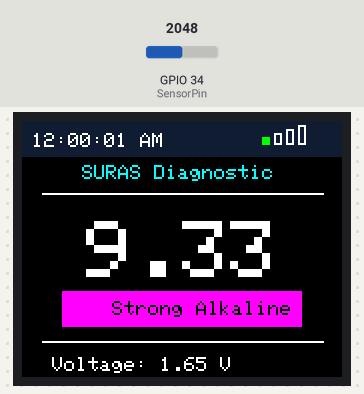
A sketch run on a simulated ESP32. Parts: 160×128 colour display. The test bench sets the inputs (shaded band); at power-on: GPIO 34 (SensorPin) = 2048 (analog values on the 0–4095 scale). EEPROM starts erased; what the sketch prints to the serial monitor is not drawn.

Above: at 1.4 s.
1.5 s: GPIO 34 (SensorPin) set to 3018
At 3.4 s:
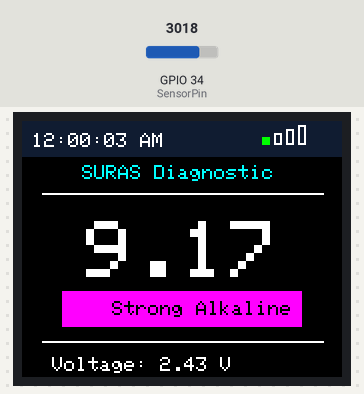
3.5 s: GPIO 34 (SensorPin) set to 3052
At 5.84 s:
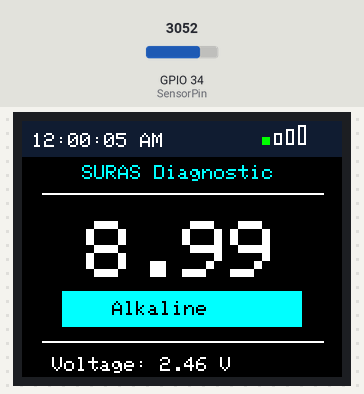
6.5 s: GPIO 34 (SensorPin) set to 3351
At 7.8 s:
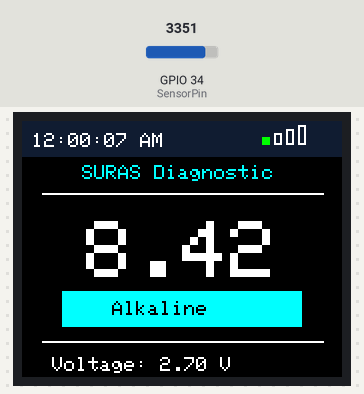
9.5 s: GPIO 34 (SensorPin) set to 3461
At 11.7 s:
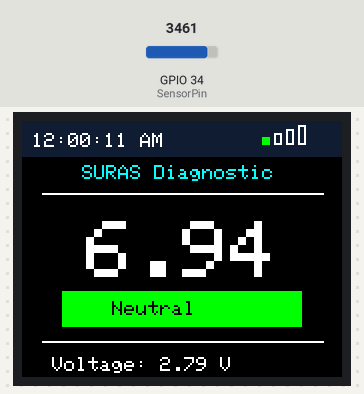
12.5 s: GPIO 34 (SensorPin) set to 4095
At 15.8 s:
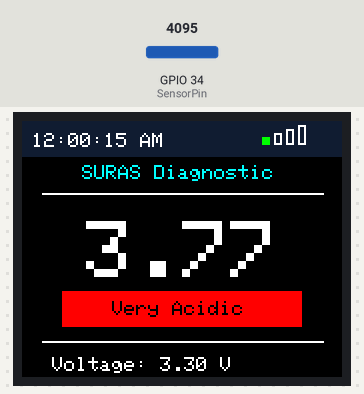
Timing chart, 0 to 16.5 s (numbered marks = the images above; inputs shaded):
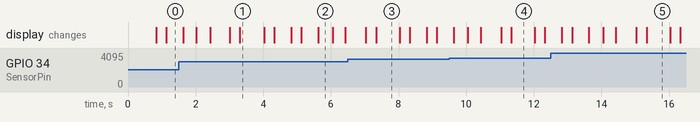

The sketch:

PH_Auto_Calibrate.ino
```cpp
#include <WiFi.h>
#include <WebServer.h>
#include <Preferences.h>
#include <Adafruit_GFX.h>
#include <Adafruit_ST7735.h>
#include <SPI.h>

#define SensorPin 34
#define TFT_CS   5
#define TFT_RST  4
#define TFT_DC   2

Adafruit_ST7735 tft = Adafruit_ST7735(TFT_CS, TFT_DC, TFT_RST);
WebServer server(80);
Preferences prefs;

// WiFi AP
const char* ssidAP = "SURAS_Device";
const char* passAP = "12345678";

// Calibration (default fallback)
float slope = -7.24;
float intercept = 26.7;

// Voltage reference (measure for accuracy)
float vRef = 3.3;

// Calibration temp values
float calVolt7 = 0;
float calVolt4 = 0;
bool cal7_done = false;
bool cal4_done = false;

// Web theme
bool webDark = true;

// Time
int hours=0, minutes=0, seconds=0;
bool isPM=false;
unsigned long lastClock=0;

// Cache
float lastPH=-1;
float lastVolt=-1;

unsigned long sensorTimer=0;
const int sensorInterval=800;

// ================= SENSOR =================
float readVoltage(){
  long total=0;
  for(int i=0;i<30;i++){
    total+=analogRead(SensorPin);
    delayMicroseconds(300);
  }
  float avg=total/30.0;
  return (avg * vRef) / 4095.0;
}

float readPH(float v){
  return slope*v + intercept;
}

// smoothing
float smoothPH(float newPH){
  static float prevPH = 7.0;
  float smoothed = (prevPH * 0.7) + (newPH * 0.3);
  prevPH = smoothed;
  return smoothed;
}

String phStatus(float pH){
  if (pH < 4) return "Very Acidic";
  else if (pH < 6.5) return "Acidic";
  else if (pH <= 7.5) return "Neutral";
  else if (pH < 9) return "Alkaline";
  else return "Strong Alkaline";
}

// ================= CALIBRATION =================
void saveCalibration(){
  prefs.putFloat("slope", slope);
  prefs.putFloat("intercept", intercept);
  Serial.println("Calibration Saved!");
}

void calculateCalibration(){
  if(cal7_done && cal4_done){
    slope = (7.0 - 4.0) / (calVolt7 - calVolt4);
    intercept = 7.0 - slope * calVolt7;

    saveCalibration();

    Serial.println("New Calibration:");
    Serial.print("Slope: "); Serial.println(slope);
    Serial.print("Intercept: "); Serial.println(intercept);
  }
}

// ================= UI =================
void drawBase(){
  tft.fillScreen(ST77XX_BLACK);
  tft.fillRect(0,0,160,18,tft.color565(20,30,50));

  tft.setTextSize(1);
  tft.setTextColor(ST77XX_CYAN);
  tft.setCursor(30,22);
  tft.print("SURAS Diagnostic");

  tft.drawLine(10,36,150,36,ST77XX_WHITE);
  tft.drawLine(10,110,150,110,ST77XX_WHITE);
}

void centerText(String text,int y,int size,uint16_t color){
  tft.setTextSize(size);
  tft.setTextColor(color);
  int16_t x1,y1; uint16_t w,h;
  tft.getTextBounds(text,0,0,&x1,&y1,&w,&h);
  tft.setCursor((160-w)/2,y);
  tft.print(text);
}

// ================= CLOCK =================
void updateClock(){
  if(millis()-lastClock>=1000){
    lastClock=millis();
    seconds++;
    if(seconds>=60){seconds=0;minutes++;}
    if(minutes>=60){minutes=0;hours++;}
    if(hours>=24)hours=0;

    int displayHour=hours%12;
    if(displayHour==0) displayHour=12;
    isPM=hours>=12;

    char buf[15];
    sprintf(buf,"%02d:%02d:%02d %s",
            displayHour,minutes,seconds,
            isPM?"PM":"AM");

    tft.fillRect(5,4,120,12,tft.color565(20,30,50));
    tft.setTextSize(1);
    tft.setTextColor(ST77XX_WHITE);
    tft.setCursor(5,6);
    tft.print(buf);
  }
}

// ================= WIFI =================
void drawWiFi(){
  int stations = WiFi.softAPgetStationNum();
  int bars = stations>0 ? 4 : 1;

  tft.fillRect(110,4,45,12,tft.color565(20,30,50));

  int x=120,y=8;
  for(int i=0;i<4;i++){
    if(i<bars)
      tft.fillRect(x+i*6,y-i*2,4,i*2+4,ST77XX_GREEN);
    else
      tft.drawRect(x+i*6,y-i*2,4,i*2+4,ST77XX_WHITE);
  }
}

// ================= DISPLAY =================
void updateDisplay(float volt,float pH){

  if(abs(pH-lastPH)<0.01) return;

  lastPH=pH;
  lastVolt=volt;

  tft.fillRect(0,40,160,65,ST77XX_BLACK);

  String status=phStatus(pH);

  uint16_t statusColor =
      status=="Very Acidic" ? ST77XX_RED :
      status=="Acidic" ? tft.color565(255,140,0) :
      status=="Neutral" ? ST77XX_GREEN :
      status=="Alkaline" ? ST77XX_CYAN :
      ST77XX_MAGENTA;

  centerText(String(pH,2),50,4,ST77XX_WHITE);

  tft.fillRect(20,85,120,18,statusColor);
  tft.setTextSize(1);
  tft.setTextColor(ST77XX_BLACK);
  tft.setCursor(45,90);
  tft.print(status);

  tft.fillRect(0,112,160,30,ST77XX_BLACK);
  tft.setTextSize(1);
  tft.setTextColor(ST77XX_WHITE);
  tft.setCursor(15,118);
  tft.print("Voltage: ");
  tft.print(volt,2);
  tft.print(" V");

  tft.setCursor(15,130);
  tft.print("System: Stable");
}

// ================= WEB =================
void handleRoot(){

  String page="<html><head>";
  page+="<meta name='viewport' content='width=device-width, initial-scale=1'>";
  page+="<meta http-equiv='refresh' content='3'>";

  page+="<style>body{font-family:Arial;text-align:center;";
  page+=webDark?"background:#0f172a;color:white;}":"background:#f3f4f6;color:black;}";
  page+=".card{background:"+(webDark?String("#1e293b"):String("white"))+";";
  page+="padding:25px;margin:20px;border-radius:15px;";
  page+="box-shadow:0 4px 12px rgba(0,0,0,0.2);}button{padding:10px 18px;";
  page+="margin:8px;border-radius:8px;border:none;font-size:14px;cursor:pointer;}";
  page+="</style></head><body>";

  page+="<div class='card'><h2>SURAS Dashboard</h2>";
  page+="<h1>"+String(lastPH,2)+"</h1>";
  page+="<h3>"+phStatus(lastPH)+"</h3>";
  page+="<p>Voltage: "+String(lastVolt,2)+" V</p>";

  page+="<button onclick=\"location.href='/cal7'\">Calibrate pH 7</button>";
  page+="<button onclick=\"location.href='/cal4'\">Calibrate pH 4</button>";
  page+="<button onclick=\"location.href='/toggleWeb'\">Toggle Theme</button>";

  page+="</div></body></html>";

  server.send(200,"text/html",page);
}

// Calibration routes
void handleCal7(){
  calVolt7 = readVoltage();
  cal7_done = true;
  calculateCalibration();
  server.send(200,"text/plain","Calibrated pH 7");
}

void handleCal4(){
  calVolt4 = readVoltage();
  cal4_done = true;
  calculateCalibration();
  server.send(200,"text/plain","Calibrated pH 4");
}

void toggleWeb(){
  webDark=!webDark;
  server.sendHeader("Location","/");
  server.send(303);
}

// ================= SETUP =================
void setup(){

  Serial.begin(115200);

  // Preferences
  prefs.begin("phcal", false);

  slope = prefs.getFloat("slope", -7.24);
  intercept = prefs.getFloat("intercept", 26.7);

  Serial.println("Loaded Calibration:");
  Serial.println(slope);
  Serial.println(intercept);

  analogReadResolution(12);
  analogSetAttenuation(ADC_11db);

  tft.initR(INITR_BLACKTAB);
  tft.setRotation(1);
  drawBase();

  WiFi.mode(WIFI_AP);
  WiFi.softAP(ssidAP,passAP);

  server.on("/",handleRoot);
  server.on("/cal7", handleCal7);
  server.on("/cal4", handleCal4);
  server.on("/toggleWeb",toggleWeb);

  server.begin();
}

// ================= LOOP =================
void loop(){

  server.handleClient();
  updateClock();
  drawWiFi();

  if(millis()-sensorTimer>=sensorInterval){
    sensorTimer=millis();

    float volt = readVoltage();
    float rawPH = readPH(volt);
    float pH = smoothPH(rawPH);

    updateDisplay(volt,pH);
  }
}
```

Measured:
- the behaviour switches between 3051 and 3052 on GPIO 34 (SensorPin) (found by bisection; images 1 and 2)
- the behaviour switches between 3421 and 3422 on GPIO 34 (SensorPin) (found by bisection; images 3 and 4)
- after the input at 12.5 s, the display: first changes after 0.33 s (image 5 shows a later state)
- what the display in image 3 shows lasts 0.7 s, from 7.3 s to 8.0 s
